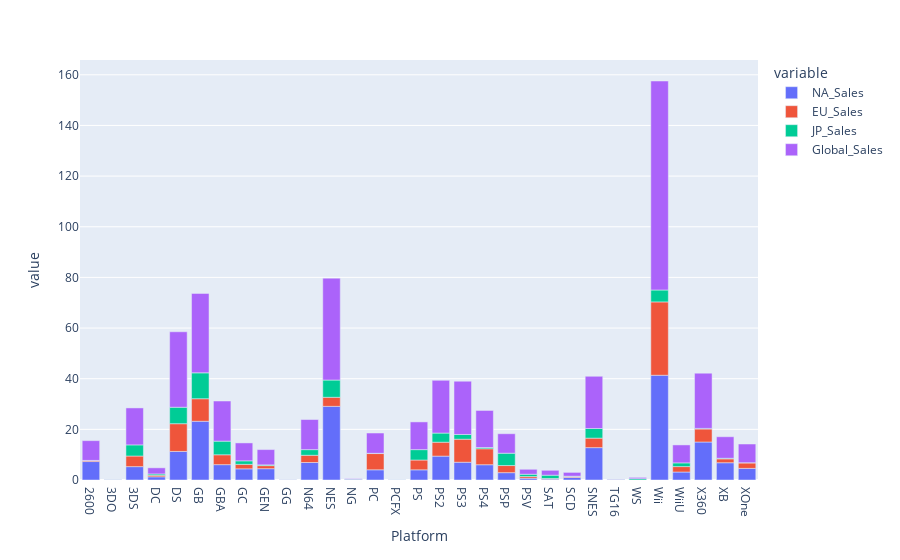

This figure's notebook cell:
### Code cell
fig_data_11 = df.groupby('Platform')[['NA_Sales', 'EU_Sales', 'JP_Sales', 'Global_Sales']].max().reset_index()
fig_11 = px.bar(fig_data_11, x='Platform', y=['NA_Sales', 'EU_Sales', 'JP_Sales', 'Global_Sales'])
fig_11.show()

### Figure 1 — Plotly figure (JSON) as saved in the notebook; plotly's stock layout.template omitted (floating-point values rounded to 4 significant figures)
{"data": [{"alignmentgroup": "True", "hovertemplate": "variable=NA_Sales<br>Platform=%{x}<br>value=%{y}<extra></extra>", "legendgroup": "NA_Sales", "marker": {"color": "#636efa", "pattern": {"shape": ""}}, "name": "NA_Sales", "offsetgroup": "NA_Sales", "orientation": "v", "showlegend": true, "textposition": "auto", "type": "bar", "x": ["2600", "3DO", "3DS", "DC", "DS", "GB", "GBA", "GC", "GEN", "GG", "N64", "NES", "NG", "PC", "PCFX", "PS", "PS2", "PS3", "PS4", "PSP", "PSV", "SAT", "SCD", "SNES", "TG16", "WS", "Wii", "WiiU", "X360", "XB", "XOne"], "xaxis": "x", "y": [7.28, 0, 5.28, 1.26, 11.28, 23.2, 6.06, 4.41, 4.47, 0, 6.91, 29.08, 0, 4.03, 0, 4.02, 9.43, 7.02, 6.03, 2.9, 0.71, 0.34, 1, 12.78, 0, 0, 41.36, 3.15, 15, 6.82, 4.59], "yaxis": "y"}, {"alignmentgroup": "True", "hovertemplate": "variable=EU_Sales<br>Platform=%{x}<br>value=%{y}<extra></extra>", "legendgroup": "EU_Sales", "marker": {"color": "#EF553B", "pattern": {"shape": ""}}, "name": "EU_Sales", "offsetgroup": "EU_Sales", "orientation": "v", "showlegend": true, "textposition": "auto", "type": "bar", "x": ["2600", "3DO", "3DS", "DC", "DS", "GB", "GBA", "GC", "GEN", "GG", "N64", "NES", "NG", "PC", "PCFX", "PS", "PS2", "PS3", "PS4", "PSP", "PSV", "SAT", "SCD", "SNES", "TG16", "WS", "Wii", "WiiU", "X360", "XB", "XOne"], "xaxis": "x", "y": [0.45, 0, 4.19, 0.61, 10.95, 8.89, 3.9, 1.77, 1.2, 0, 2.85, 3.58, 0, 6.42, 0, 3.87, 5.49, 9.09, 6.31, 2.81, 0.66, 0.26, 0.36, 3.75, 0, 0, 28.96, 2.15, 5.14, 1.53, 2.19], "yaxis": "y"}, {"alignmentgroup": "True", "hovertemplate": "variable=JP_Sales<br>Platform=%{x}<br>value=%{y}<extra></extra>", "legendgroup": "JP_Sales", "marker": {"color": "#00cc96", "pattern": {"shape": ""}}, "name": "JP_Sales", "offsetgroup": "JP_Sales", "orientation": "v", "showlegend": true, "textposition": "auto", "type": "bar", "x": ["2600", "3DO", "3DS", "DC", "DS", "GB", "GBA", "GC", "GEN", "GG", "N64", "NES", "NG", "PC", "PCFX", "PS", "PS2", "PS3", "PS4", "PSP", "PSV", "SAT", "SCD", "SNES", "TG16", "WS", "Wii", "WiiU", "X360", "XB", "XOne"], "xaxis": "x", "y": [0, 0.06, 4.39, 0.52, 6.5, 10.22, 5.38, 1.39, 0.31, 0.04, 2.23, 6.81, 0.25, 0.09, 0.03, 4.1, 3.61, 1.87, 0.49, 4.87, 0.9, 1.3, 0.14, 3.81, 0.14, 0.51, 4.7, 1.46, 0.24, 0.24, 0.04], "yaxis": "y"}, {"alignmentgroup": "True", "hovertemplate": "variable=Global_Sales<br>Platform=%{x}<br>value=%{y}<extra></extra>", "legendgroup": "Global_Sales", "marker": {"color": "#ab63fa", "pattern": {"shape": ""}}, "name": "Global_Sales", "offsetgroup": "Global_Sales", "orientation": "v", "showlegend": true, "textposition": "auto", "type": "bar", "x": ["2600", "3DO", "3DS", "DC", "DS", "GB", "GBA", "GC", "GEN", "GG", "N64", "NES", "NG", "PC", "PCFX", "PS", "PS2", "PS3", "PS4", "PSP", "PSV", "SAT", "SCD", "SNES", "TG16", "WS", "Wii", "WiiU", "X360", "XB", "XOne"], "xaxis": "x", "y": [7.81, 0.06, 14.6, 2.42, 29.8, 31.37, 15.85, 7.07, 6.03, 0.04, 11.89, 40.24, 0.25, 8.01, 0.03, 10.95, 20.81, 21.04, 14.63, 7.69, 1.96, 1.93, 1.5, 20.61, 0.14, 0.51, 82.53, 7.09, 21.81, 8.49, 7.39], "yaxis": "y"}], "layout": {"barmode": "relative", "legend": {"title": {"text": "variable"}, "tracegroupgap": 0}, "margin": {"t": 60}, "xaxis": {"anchor": "y", "domain": [0, 1], "title": {"text": "Platform"}}, "yaxis": {"anchor": "x", "domain": [0, 1], "title": {"text": "value"}}}}
